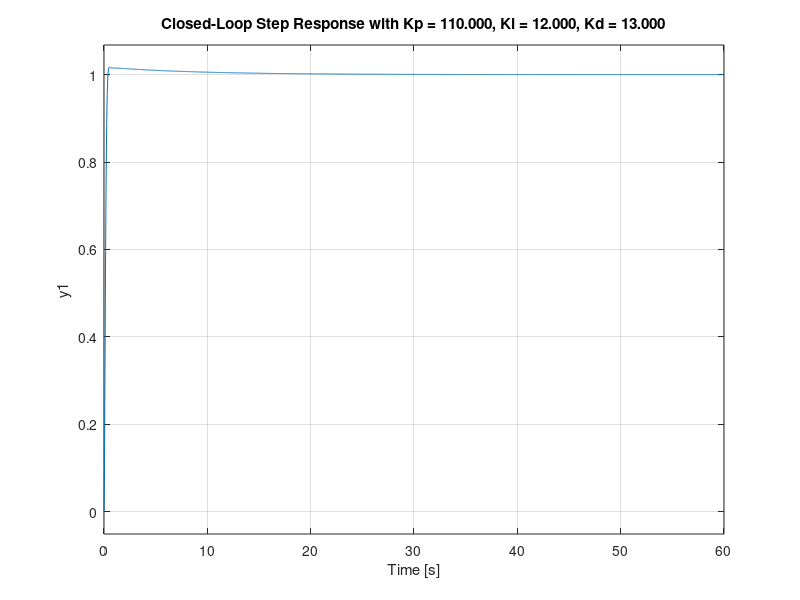

The MATLAB source for this figure: (Note: this script raises an error after producing the figure.)
%Defining the system:
s = tf('s');
G = 10 / (s*(s+9)*(s+18));

%Tuning the PID Controller Gains;
Kp = 110;
Ki = 12;
Kd = 13;

%PID Controller Transfer Function
PID = Kp + Ki/s + Kd*s

%Closed-loop Transfer Function with PID controller
T_PID = feedback(PID * G, 1)


%Simulating, plotting the step response of the closed-loop system
figure;
step(T_PID);
title(sprintf('Closed-Loop Step Response with Kp = %.3f, Ki = %.3f, Kd = %.3f', Kp, Ki, Kd));

%Step Response Simulation without plotting:
[response, t] = step(T_PID);

%step response characteristics
info = stepinfo(T_PID);

%Displaying the performance metrics:
fprintf('RiseTime: %.2f seconds\n', info.RiseTime);
fprintf('SettlingTime: %.2f seconds\n', info.SettlingTime);
fprintf('Overshoot: %.2f%%\n', info.Overshoot);
